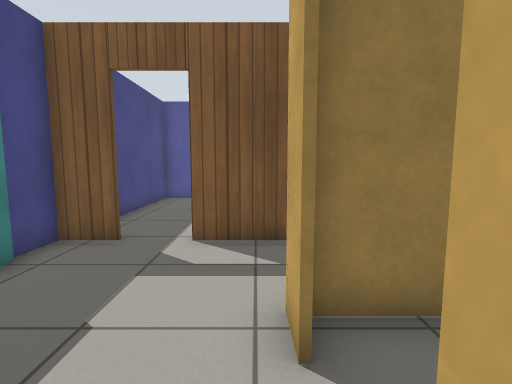
view 1 (above)

24 first-person views from a walk through a Gazebo world. The camera is 0.94 m above the floor, tilts 6° down and sees 85° across. The floor is counted in squares, 0.5 m on a side. Each view is taken from the middle of a square. On the plan, view 1 faces up. The plan holds only what a view shows up to about 16 squares ahead; the rest is blank. Gazebo's built-in surfaces are drawn with simple patterns.

view 2
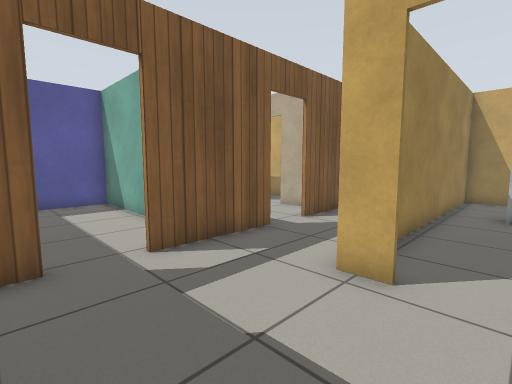

view 3
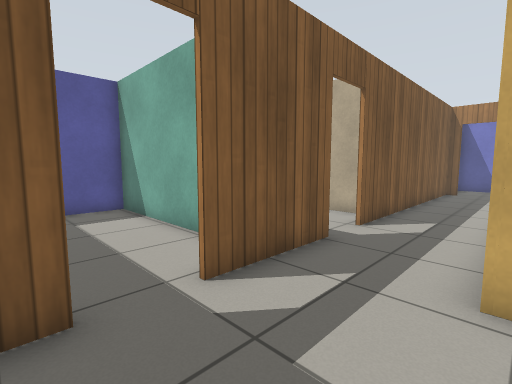

view 4
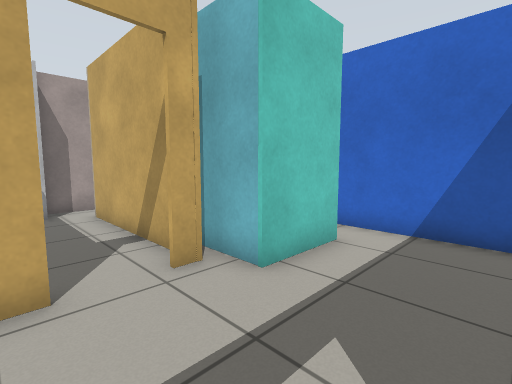

view 5
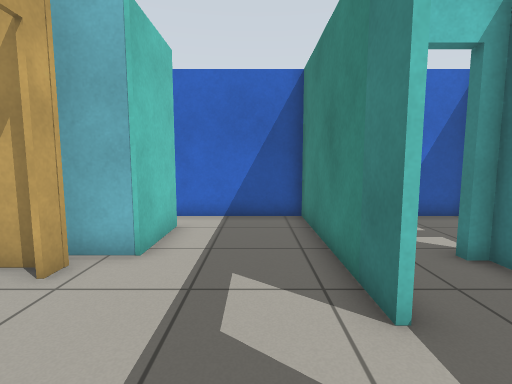

view 6
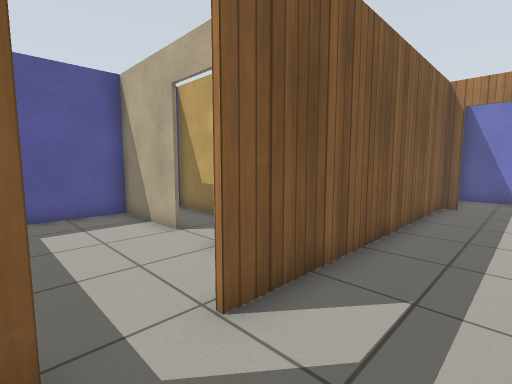

view 7
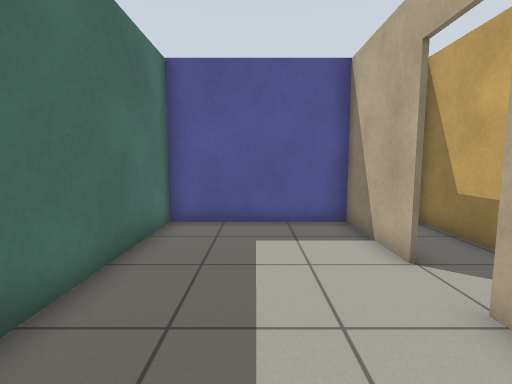

view 8
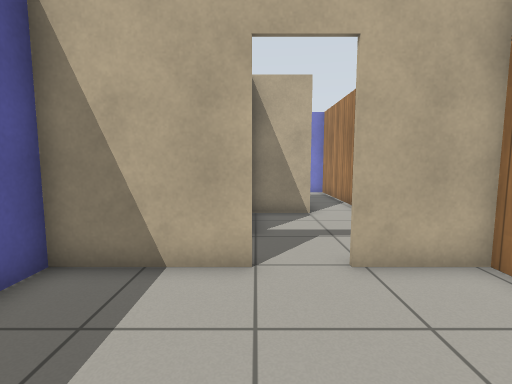

view 9
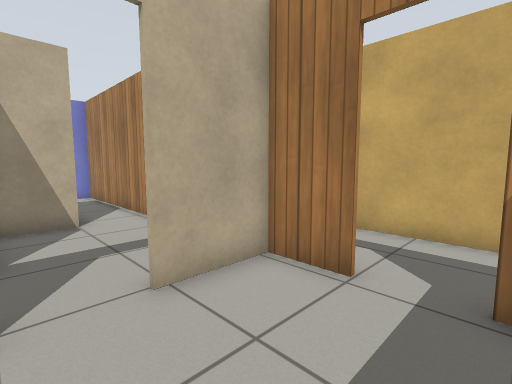

view 10
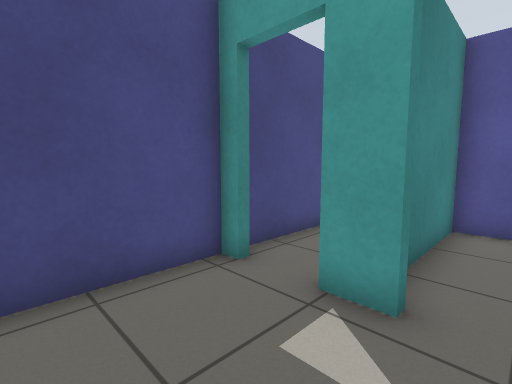

view 11
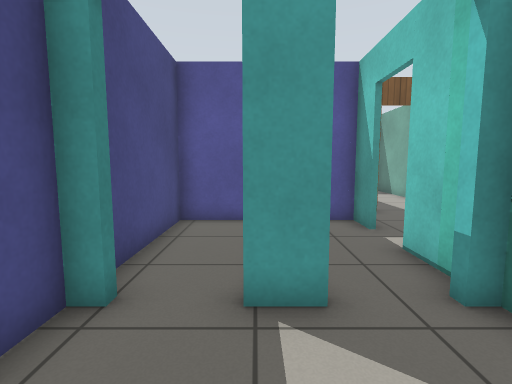

view 12
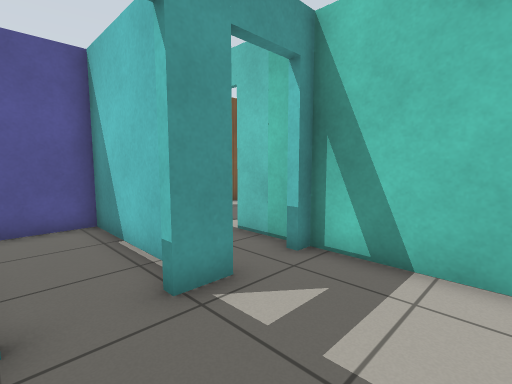

view 13
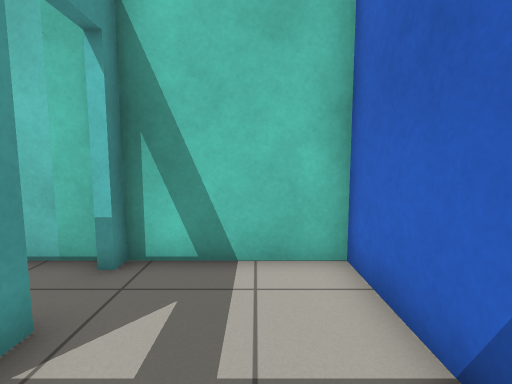

view 14
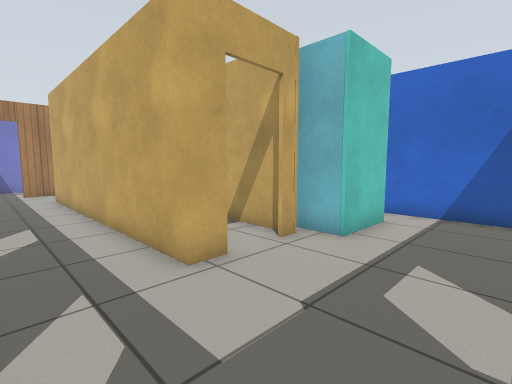

view 15
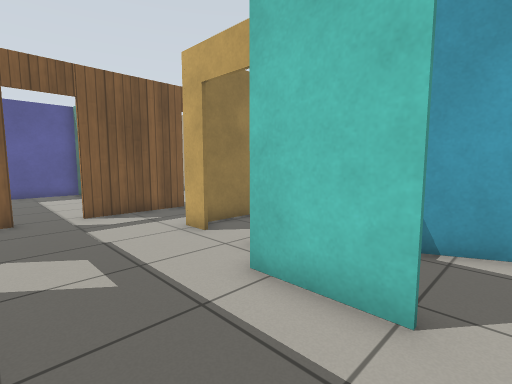

view 16
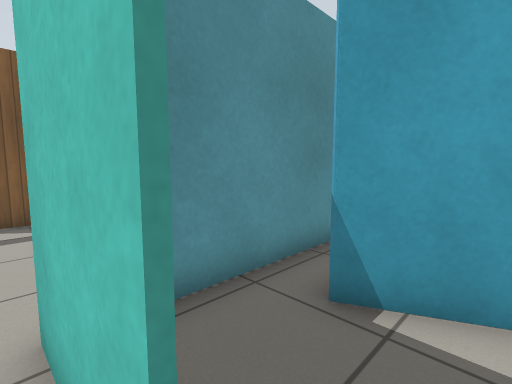

view 17
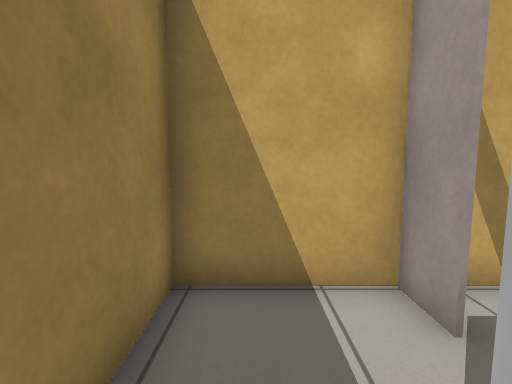

view 18
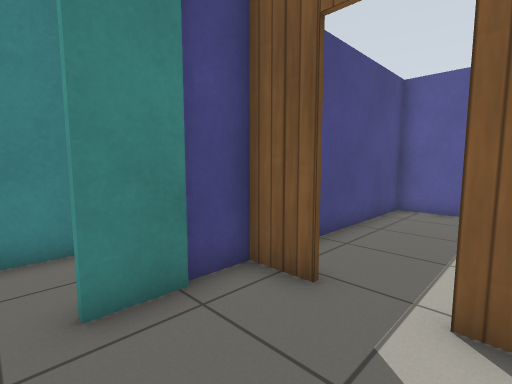

view 19
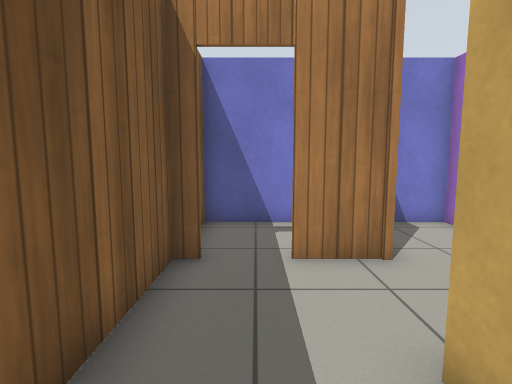

view 20
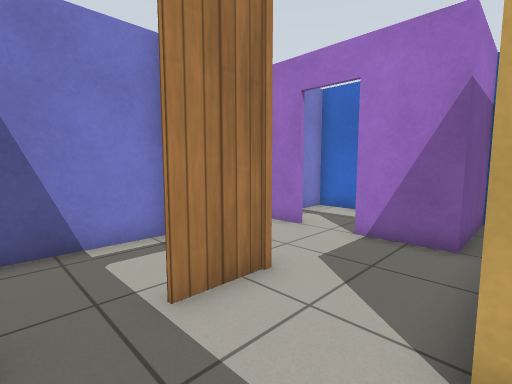

view 21
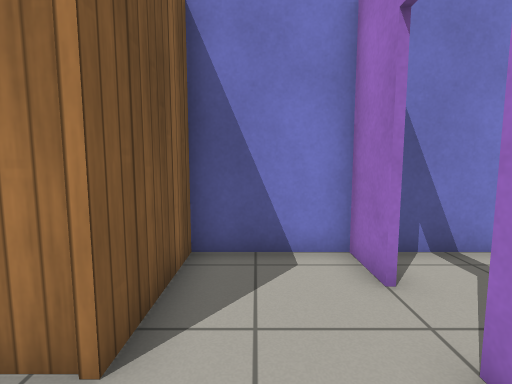

view 22
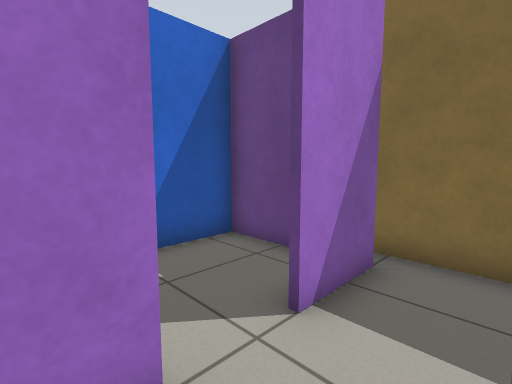

view 23
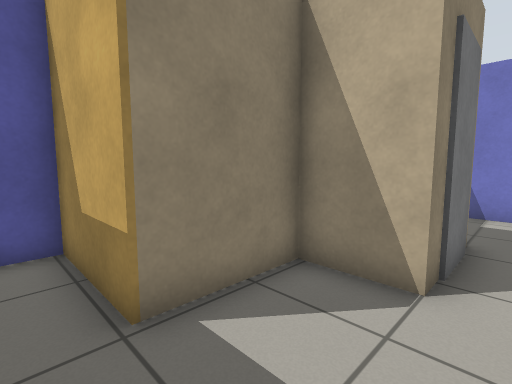

view 24
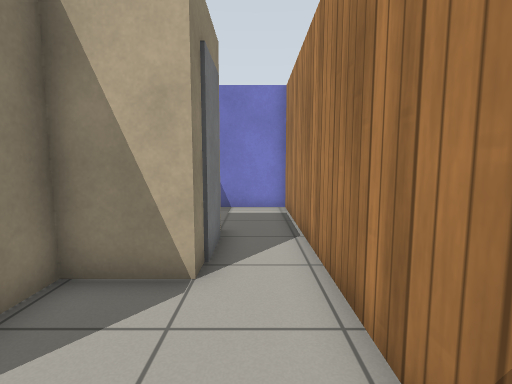

### Floor plan
Points are (right, up) in squares from view 1. A wall is a line through its corners. A room is listed if a view was taken in it or the views show most of it. See-through windows are left out.
Room 1 (views 1, 2, 3, 4, 5, 6, 7, 14, 15, 18, 19, 20)
walls: (0.4, 2.4) (0.4, 3.4) (12.2, 3.4); (2.2, 6.6) (-1.6, 6.6); (0.5, -0.1) (0.4, 0.7); (-3.2, 6.6) (-4.8, 6.6) (-4.8, 5); (-4.6, 5.3) (-4.6, 3.8); (-4.6, 2) (-4.6, -4.8) (-1.5, -4.8); (-0.7, -3.3) (-0.7, -0.5) (1.4, -0.5); (15.3, 3.5) (15.3, 4.4); (15.3, 6) (15.3, 6.6) (4, 6.6)
ways out: open door at (3.5, 7) to room 2; opening at (-1, -4) to room 4; open door at (0.5, 1.5) to room 5; opening at (13.5, 2.5) to room 6; open door at (-2.5, 7) to room 8; open door at (15, 5.5) to room 11; open door at (-5, 2.5) to room 12
Room 2 (views 8, 9)
walls: (5.9, 11) (5.9, 14.8); (4, 6.8) (5.9, 6.8) (5.9, 9.4); (0.3, 14.8) (0.3, 8.8); (5.9, 14.7) (-0.1, 14.7)
ways out: open door at (3.5, 7) to room 1; open door at (6, 10.5) to room 7
Room 3 (views 10, 11, 12, 13)
walls: (-7.1, -0.5) (-8.2, -0.5); (-10, -0.5) (-10.5, -0.5) (-10.5, -4); (-10.2, -4.8) (-4.8, -4.8) (-4.8, -0.5)
ways out: open door at (-9.5, 0) to room 10; open door at (-6.5, 0) to room 12
Room 4 (view 16)
walls: (3.1, -3.9) (2.3, -2.1); (-1.5, -4.8) (0.2, -4.8)
ways out: opening at (-1, -4) to room 1; opening at (2, -2.5)
Room 5 (view 17)
walls: (7.1, 1.5) (8.6, 1.5); (10.8, -0.2) (12.1, -0.2); (0.9, 0.1) (6.9, 0.2); (12.1, 0.1) (12.1, 3.3) (0.4, 3.2)
ways out: open door at (0.5, 1.5) to room 1; open door at (10, 0)
Room 6 (views 21, 22)
walls: (12.2, 0.9) (12.2, -1.4); (13, -1) (15.4, -1); (17, -1) (18.7, -1) (18.7, 2.4) (15.3, 2.4) (15.3, 3.5)
ways out: opening at (13.5, 2.5) to room 1; open door at (16.5, -1) to room 9
Room 7 (views 23, 24)
walls: (11.3, 9) (11.3, 11.2) (8.2, 11.2) (8.2, 14.7) (5.9, 14.7); (8.2, 6.8) (11.4, 6.8)
ways out: open door at (6, 10.5) to room 2; opening at (12, 8) to room 13
Room 8 (no view inside)
walls: (0.2, 9.3) (0.1, 14.8); (-0.1, 14.7) (-4.8, 14.7) (-4.8, 9)
ways out: open door at (-2.5, 7) to room 1
Room 9 (no view inside)
walls: (17, -4.8) (18.7, -4.8) (18.7, -1.9); (13.2, -2.8) (13.2, -4.8); (12.9, -4.8) (15.4, -4.8)
ways out: open door at (16.5, -1) to room 6
Room 10 (no view inside)
walls: (-7.6, 0.9) (-7.6, 5.1); (-7, 5) (-10.5, 5) (-10.5, 0.2)
ways out: open door at (-9.5, 0) to room 3
Room 11 (no view inside)
walls: (18.8, 6.6) (18, 6.6); (18.7, 2.5) (18.7, 7)
ways out: open door at (15, 5.5) to room 1
Room 12 (no view inside)
walls: (-4.8, 3.8) (-4.8, 5) (-7, 5); (-7.5, 5.1) (-7.5, -0.2); (-4.8, 0) (-4.8, 2)
ways out: open door at (-5, 2.5) to room 1; open door at (-6.5, 0) to room 3
Room 13 (no view inside)
walls: (12.3, 9) (11.3, 9); (11.4, 6.8) (14.6, 6.8)
ways out: opening at (12, 8) to room 7; opening at (14, 8)
objects: door leaf (13, 9)

Positions as (right, up) in squares from view 1, and headings:
1: (0, 0), facing up
2: (-4, 1), facing up-right
3: (-4, 3), facing up-right
4: (-4, 3), facing down-right
5: (-3, 5), facing down
6: (2, 4), facing up-right
7: (3, 6), facing up
8: (1, 11), facing right
9: (2, 11), facing down-right
10: (-6, -4), facing up-left
11: (-8, -4), facing up
12: (-10, -4), facing up-right
13: (-10, -3), facing right
14: (-4, 6), facing down-right
15: (-4, -4), facing up-right
16: (-1, -4), facing up-right
17: (8, 2), facing right
18: (-1, 3), facing up-left
19: (10, 5), facing right
20: (12, 6), facing down-right
21: (13, 1), facing right
22: (18, 1), facing down-left
23: (7, 8), facing up-right
24: (7, 8), facing right
